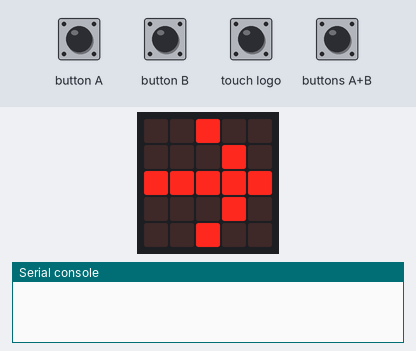
Simulated run of this program. Board: BBC micro:bit (MakeCode). On the bench: the board's 5×5 LED display, the last lines printed to the serial console. The inputs (shaded band) are chosen by the test bench. No radio messages arrive unless stated (any console line starting 'radio sent:' is added by the test bench).

Above: at 1.6 s.
1.7 s: button A pressed for 0.15 s
At 3.0 s:
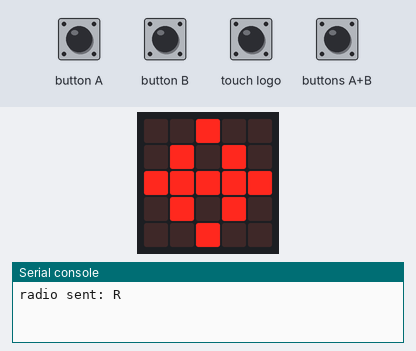
3.3 s: button B pressed for 0.15 s
At 4.4 s:
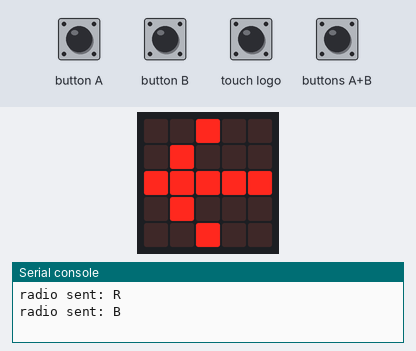
4.9 s: buttons A+B pressed for 0.15 s
At 5.7 s:
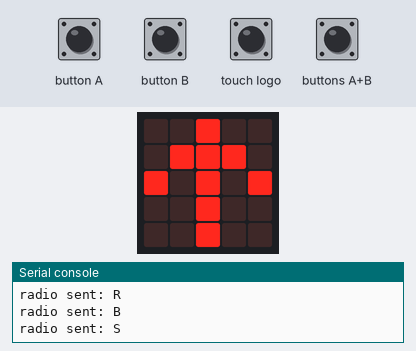
6.5 s: touch logo pressed for 1 s
At 8.1 s:
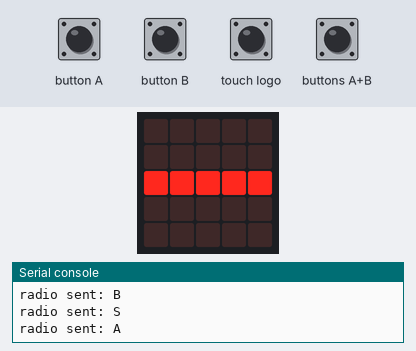
9.0 s: buttons A+B pressed for 1 s
At 11.2 s:
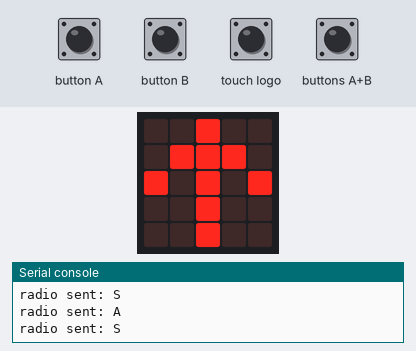
Timing chart, 0 to 12.5 s (numbered marks = the images above; inputs shaded):
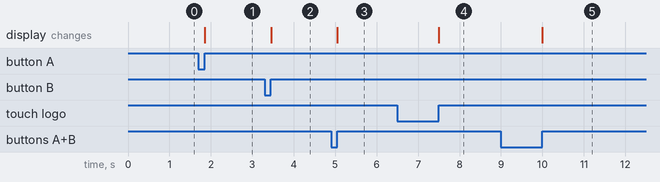

The program:

main.ts
```typescript
input.onButtonPressed(Button.A, function () {
    radio.sendString("R")
    basic.showLeds(`
        . . # . .
        . # . # .
        # # # # #
        . # . # .
        . . # . .
        `)
})
input.onLogoEvent(TouchButtonEvent.LongPressed, function () {
    radio.sendString("A")
    basic.showLeds(`
        . . . . .
        . . . . .
        # # # # #
        . . . . .
        . . . . .
        `)
})
input.onButtonPressed(Button.AB, function () {
    radio.sendString("S")
    basic.showLeds(`
        . . # . .
        . # # # .
        # . # . #
        . . # . .
        . . # . .
        `)
})
input.onButtonPressed(Button.B, function () {
    radio.sendString("B")
    basic.showLeds(`
        . . # . .
        . # . . .
        # # # # #
        . # . . .
        . . # . .
        `)
})
radio.setGroup(1)
radio.setTransmitPower(7)
basic.showLeds(`
    . . # . .
    . . . # .
    # # # # #
    . . . # .
    . . # . .
    `)
basic.forever(function () {

})
```

test.ts
```typescript
// les tests vont ici ; cela ne sera pas compilé si ce paquet est utilisé en tant qu'extension.
```

Measured:
- after the input at 1.7 s, the display: changes after 0.15 s (image 1)
- after the input at 3.3 s, the display: changes after 0.15 s (image 2)
- after the input at 4.9 s, the display: changes after 0.15 s (image 3)
- after the input at 6.5 s, the display: changes after 1.0 s (image 4)
- after the input at 9.0 s, the display: changes after 1.0 s (image 5)
